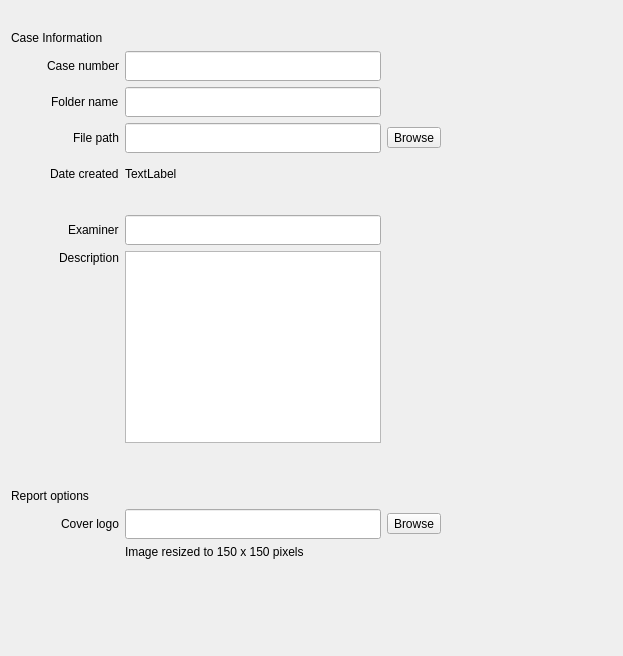
      <widget class="QWidget" name="casedetails">
       <layout class="QVBoxLayout" name="verticalLayout_2">
        <item>
         <widget class="QLabel" name="label_2">
          <property name="text">
           <string/>
          </property>
         </widget>
        </item>
        <item>
         <layout class="QGridLayout" name="gridLayout_4">
          <item row="12" column="1" alignment="Qt::AlignRight">
           <widget class="QLabel" name="lblCover">
            <property name="sizePolicy">
             <sizepolicy hsizetype="Preferred" vsizetype="Preferred">
              <horstretch>0</horstretch>
              <verstretch>0</verstretch>
             </sizepolicy>
            </property>
            <property name="minimumSize">
             <size>
              <width>0</width>
              <height>30</height>
             </size>
            </property>
            <property name="text">
             <string>Cover logo</string>
            </property>
           </widget>
          </item>
          <item row="12" column="3">
           <widget class="QToolButton" name="tbBrowseCover">
            <property name="text">
             <string>Browse</string>
            </property>
           </widget>
          </item>
          <item row="11" column="0" colspan="2">
           <widget class="QLabel" name="lblReportOptions">
            <property name="text">
             <string>Report options</string>
            </property>
           </widget>
          </item>
          <item row="10" column="0">
           <widget class="QLabel" name="label_14">
            <property name="text">
             <string/>
            </property>
           </widget>
          </item>
          <item row="9" column="0">
           <widget class="QLabel" name="label_15">
            <property name="text">
             <string/>
            </property>
           </widget>
          </item>
          <item row="6" column="1">
           <widget class="QLabel" name="label_7">
            <property name="text">
             <string/>
            </property>
           </widget>
          </item>
          <item row="5" column="1" alignment="Qt::AlignRight">
           <widget class="QLabel" name="lblDate">
            <property name="sizePolicy">
             <sizepolicy hsizetype="Preferred" vsizetype="Preferred">
              <horstretch>0</horstretch>
              <verstretch>0</verstretch>
             </sizepolicy>
            </property>
            <property name="minimumSize">
             <size>
              <width>0</width>
              <height>30</height>
             </size>
            </property>
            <property name="text">
             <string>Date created</string>
            </property>
           </widget>
          </item>
          <item row="7" column="1" alignment="Qt::AlignRight">
           <widget class="QLabel" name="lblExam">
            <property name="sizePolicy">
             <sizepolicy hsizetype="Preferred" vsizetype="Preferred">
              <horstretch>0</horstretch>
              <verstretch>0</verstretch>
             </sizepolicy>
            </property>
            <property name="minimumSize">
             <size>
              <width>0</width>
              <height>30</height>
             </size>
            </property>
            <property name="text">
             <string>Examiner</string>
            </property>
           </widget>
          </item>
          <item row="8" column="1" alignment="Qt::AlignRight|Qt::AlignTop">
           <widget class="QLabel" name="lblDescr">
            <property name="text">
             <string>Description</string>
            </property>
           </widget>
          </item>
          <item row="1" column="3">
           <spacer name="horizontalSpacer">
            <property name="orientation">
             <enum>Qt::Horizontal</enum>
            </property>
            <property name="sizeType">
             <enum>QSizePolicy::Fixed</enum>
            </property>
            <property name="sizeHint" stdset="0">
             <size>
              <width>225</width>
              <height>20</height>
             </size>
            </property>
           </spacer>
          </item>
          <item row="1" column="2">
           <widget class="QLineEdit" name="lineEdit">
            <property name="sizePolicy">
             <sizepolicy hsizetype="Expanding" vsizetype="Preferred">
              <horstretch>0</horstretch>
              <verstretch>0</verstretch>
             </sizepolicy>
            </property>
            <property name="minimumSize">
             <size>
              <width>0</width>
              <height>30</height>
             </size>
            </property>
           </widget>
          </item>
          <item row="3" column="1" alignment="Qt::AlignRight">
           <widget class="QLabel" name="lblFolder">
            <property name="sizePolicy">
             <sizepolicy hsizetype="Preferred" vsizetype="Preferred">
              <horstretch>0</horstretch>
              <verstretch>0</verstretch>
             </sizepolicy>
            </property>
            <property name="minimumSize">
             <size>
              <width>0</width>
              <height>30</height>
             </size>
            </property>
            <property name="text">
             <string>Folder name</string>
            </property>
           </widget>
          </item>
          <item row="1" column="0">
           <spacer name="horizontalSpacer_2">
            <property name="orientation">
             <enum>Qt::Horizontal</enum>
            </property>
            <property name="sizeType">
             <enum>QSizePolicy::Fixed</enum>
            </property>
            <property name="sizeHint" stdset="0">
             <size>
              <width>30</width>
              <height>20</height>
             </size>
            </property>
           </spacer>
          </item>
          <item row="1" column="1" alignment="Qt::AlignRight">
           <widget class="QLabel" name="lblCaseNr">
            <property name="sizePolicy">
             <sizepolicy hsizetype="Preferred" vsizetype="Preferred">
              <horstretch>0</horstretch>
              <verstretch>0</verstretch>
             </sizepolicy>
            </property>
            <property name="minimumSize">
             <size>
              <width>0</width>
              <height>30</height>
             </size>
            </property>
            <property name="text">
             <string>Case number</string>
            </property>
           </widget>
          </item>
          <item row="4" column="1" alignment="Qt::AlignRight">
           <widget class="QLabel" name="lblFile">
            <property name="sizePolicy">
             <sizepolicy hsizetype="Preferred" vsizetype="Preferred">
              <horstretch>0</horstretch>
              <verstretch>0</verstretch>
             </sizepolicy>
            </property>
            <property name="minimumSize">
             <size>
              <width>0</width>
              <height>30</height>
             </size>
            </property>
            <property name="text">
             <string>File path</string>
            </property>
           </widget>
          </item>
          <item row="13" column="2">
           <widget class="QLabel" name="lblImage">
            <property name="text">
             <string>Image resized to 150 x 150 pixels</string>
            </property>
           </widget>
          </item>
          <item row="5" column="2">
           <widget class="QLabel" name="label_10">
            <property name="sizePolicy">
             <sizepolicy hsizetype="Preferred" vsizetype="Preferred">
              <horstretch>0</horstretch>
              <verstretch>0</verstretch>
             </sizepolicy>
            </property>
            <property name="minimumSize">
             <size>
              <width>0</width>
              <height>30</height>
             </size>
            </property>
            <property name="text">
             <string>TextLabel</string>
            </property>
           </widget>
          </item>
          <item row="8" column="2">
           <widget class="QTextEdit" name="textEdit"/>
          </item>
          <item row="3" column="2">
           <widget class="QLineEdit" name="lineEdit_2">
            <property name="sizePolicy">
             <sizepolicy hsizetype="Expanding" vsizetype="Preferred">
              <horstretch>0</horstretch>
              <verstretch>0</verstretch>
             </sizepolicy>
            </property>
            <property name="minimumSize">
             <size>
              <width>0</width>
              <height>30</height>
             </size>
            </property>
           </widget>
          </item>
          <item row="0" column="0" colspan="2">
           <widget class="QLabel" name="lblCaseInfo">
            <property name="text">
             <string>Case Information</string>
            </property>
           </widget>
          </item>
          <item row="4" column="2">
           <widget class="QLineEdit" name="lineEdit_3">
            <property name="sizePolicy">
             <sizepolicy hsizetype="Expanding" vsizetype="Preferred">
              <horstretch>0</horstretch>
              <verstretch>0</verstretch>
             </sizepolicy>
            </property>
            <property name="minimumSize">
             <size>
              <width>0</width>
              <height>30</height>
             </size>
            </property>
           </widget>
          </item>
          <item row="7" column="2">
           <widget class="QLineEdit" name="lineEdit_4">
            <property name="sizePolicy">
             <sizepolicy hsizetype="Expanding" vsizetype="Preferred">
              <horstretch>0</horstretch>
              <verstretch>0</verstretch>
             </sizepolicy>
            </property>
            <property name="minimumSize">
             <size>
              <width>0</width>
              <height>30</height>
             </size>
            </property>
           </widget>
          </item>
          <item row="4" column="3">
           <widget class="QToolButton" name="tbBrowsePath">
            <property name="text">
             <string>Browse</string>
            </property>
           </widget>
          </item>
          <item row="12" column="2">
           <widget class="QLineEdit" name="lineEdit_5">
            <property name="sizePolicy">
             <sizepolicy hsizetype="Expanding" vsizetype="Preferred">
              <horstretch>0</horstretch>
              <verstretch>0</verstretch>
             </sizepolicy>
            </property>
            <property name="minimumSize">
             <size>
              <width>0</width>
              <height>30</height>
             </size>
            </property>
           </widget>
          </item>
          <item row="14" column="2">
           <widget class="QLabel" name="label">
            <property name="minimumSize">
             <size>
              <width>0</width>
              <height>80</height>
             </size>
            </property>
            <property name="text">
             <string/>
            </property>
           </widget>
          </item>
         </layout>
        </item>
       </layout>
      </widget>
